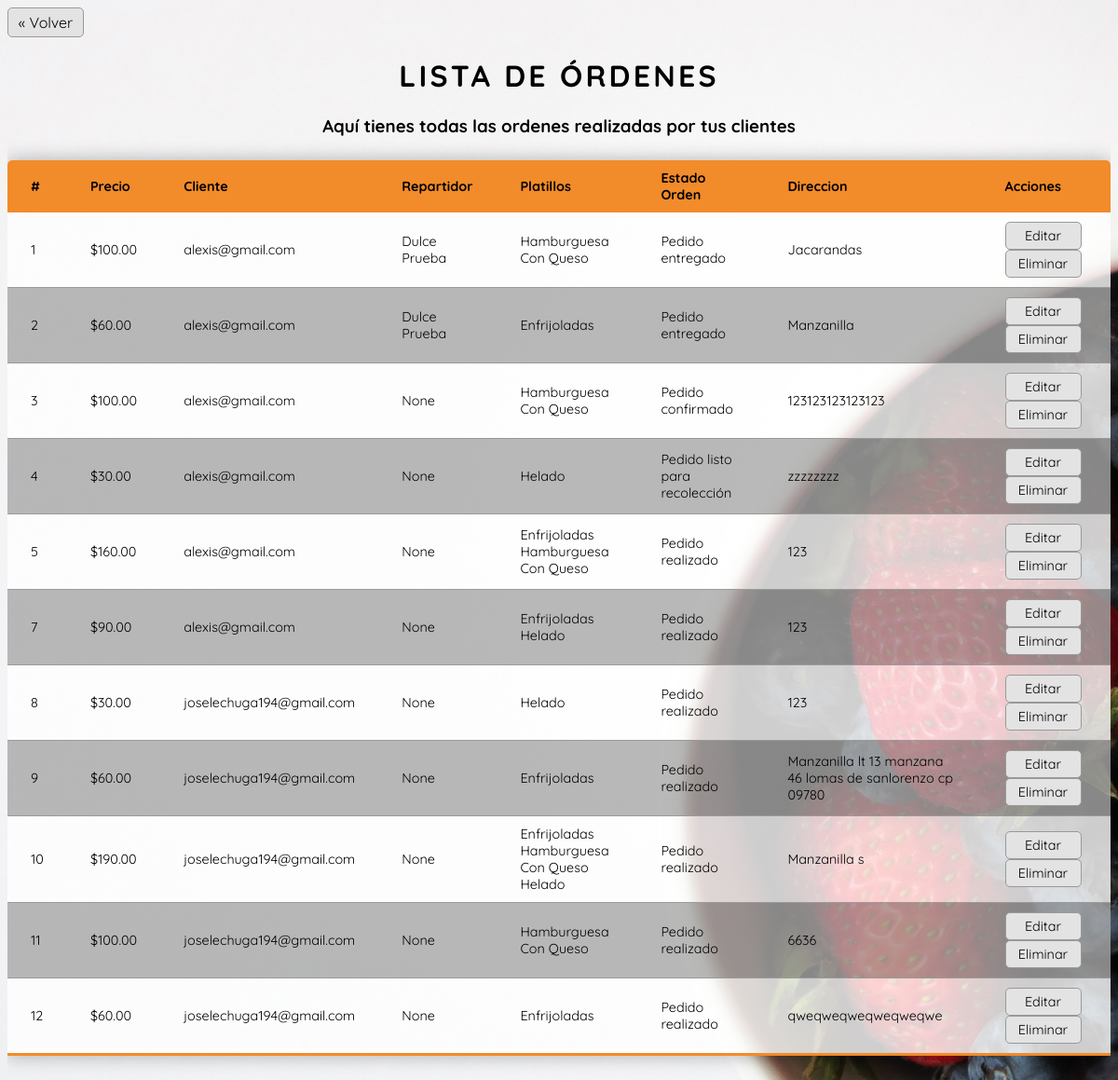
Page /administrador/lista-ordenes/ (signed in) on the earlier database version.
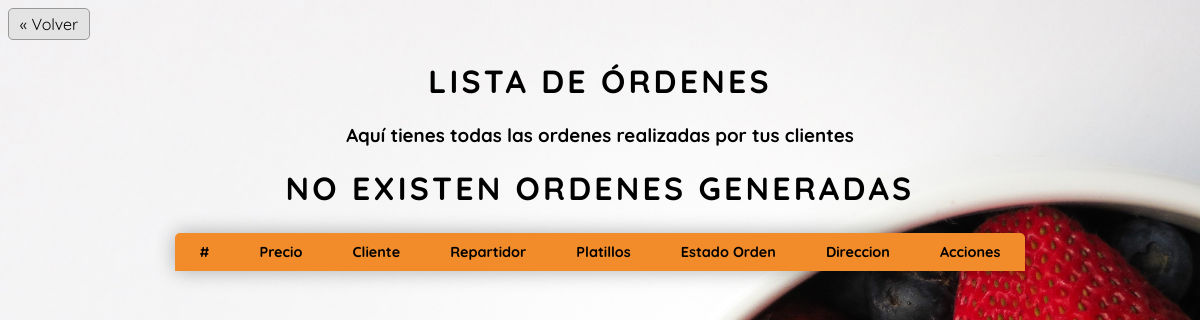
Same page on the later database version.
### administrador/models.py (models this page shows)
class Orden(models.Model):
	id_orden = models.AutoField(primary_key=True)
	precio_orden = models.IntegerField(null=False, default = 0)
	id_cliente_orden = models.ForeignKey('cliente.Cliente', on_delete=models.SET_DEFAULT, default=0)
	id_repartidor_orden = models.ForeignKey('repartidor.Repartidor',on_delete= models.SET_NULL, blank =True,  null=True)
	id_platillo_orden  = models.ManyToManyField('platillo.Platillo', null=True)
	id_estado_orden =    models.ForeignKey('EstadoOrden',  on_delete=models.SET_DEFAULT, default=0)
	direccion_entrega_orden  = models.ForeignKey('cliente.Direccion', null=True, on_delete=models.CASCADE)
	class Meta:
		db_table = 'orden'
		verbose_name_plural = "Ordenes"

class EstadoOrden(models.Model):
	id_estado = models.IntegerField(primary_key=True)
	descripcion_estado = models.CharField(max_length=30)
	class Meta:
		db_table = 'estado_orden'
		verbose_name_plural = "EstadosOrden"
	def __str__(self):
		return '{}'.format(self.descripcion_estado)

### cliente/models.py (models this page shows)
class Cliente(models.Model):
    user_cliente = models.OneToOneField(
        User, on_delete=models.CASCADE, unique=True)
    id_cliente = models.AutoField(primary_key=True, db_column='id_cliente')
    nombre_cliente = models.CharField(max_length=64)
    apellido_pa_cliente = models.CharField(max_length=100)
    apellido_ma_cliente = models.CharField(max_length=100)
    telefono_cliente = models.CharField(max_length=10)
    def __str__(self):
        return str(self.user_cliente)
    class Meta:
        db_table = 'cliente'
        verbose_name_plural = "Clientes"

class Direccion(models.Model):
    id_direccion = models.AutoField(primary_key=True)
    id_cliente = models.ForeignKey(Cliente, models.DO_NOTHING)
    descripcion_direccion = models.CharField(max_length=200)
    class Meta:
        db_table = 'direccion'
        verbose_name_plural = "Direcciones"
        unique_together = (('id_cliente', 'descripcion_direccion'))
    def __str__(self):
        return '{}'.format(self.descripcion_direccion)

### repartidor/models.py (models this page shows)
class Repartidor(models.Model):
	user = models.OneToOneField(User, on_delete=models.CASCADE, unique=True)
	id_repatidor = models.AutoField(primary_key=True, db_column='id_repatidor')
	nombre_repartidor = models.CharField(max_length=64)
	apellido_paterno_repartidor = models.CharField(max_length=100)
	apellido_materno_repartidor = models.CharField(max_length=100)
	def __str__(self):
		return self.nombre_repartidor + " " + self.apellido_paterno_repartidor
	class Meta:
		db_table = 'repartidor'
		verbose_name_plural = "Repartidores"

### platillo/models.py (models this page shows, shortened)
class Platillo(models.Model):
    id = models.AutoField(primary_key=True)
    nombre = models.CharField(max_length=200, unique=True)
    descripcion = models.CharField(max_length=500, null=True)
    precio = models.FloatField(null=False, default=0)
    imagen = models.ImageField(null=True, upload_to=directorio_imagen)
    categoria = models.ForeignKey(
        'categoria.Categoria', on_delete=models.CASCADE)
    def __str__(self):
        return self.nombre
    class Meta:
        db_table = 'platillo'
        verbose_name_plural = "Platillos"

### administrador/views.py (the view)
    def _inner(request, *args, **kwargs):
        if not request.user.is_superuser:
            raise PermissionDenied
        return function(request, *args, **kwargs)

### administrador/views.py (called while the page is built)
def superuser_only(function):
    def _inner(request, *args, **kwargs):
        if not request.user.is_superuser:
            raise PermissionDenied
        return function(request, *args, **kwargs)
    return _inner

@login_required
@superuser_only
def lista_ordenes(request):
    ordenes = Orden.objects.all().order_by('id_orden')
    contexto = {'ordenes': ordenes}
    return render(request, 'administrador/lista_ordenes.html', contexto)

### templates/administrador/lista_ordenes.html (shortened to what this page needs)
{% load static %}
<!DOCTYPE html>
<html>
<head>
	<link rel="stylesheet" href="{% static 'css/ordenes/tabla_ordenes.css' %}">
	<link rel="stylesheet" href="{% static 'css/ordenes/ordenes_admin.css' %}">
</head>
<body>
    <div class="boton">
        <a id="boton-volver" href="{% url 'administrador:IndexAdministrador' %}">&laquo; Volver</a>
    </div>
    <div class="contenedor">
        <h1 id="bienvenida">Lista de órdenes</h1>
        <h3>Aquí tienes todas las ordenes realizadas por tus clientes</h3>
        <table class="content-table">
        	<thead>
        		<tr>
        			<td>#</td>
        			<td>Precio</td>
        			<td>Cliente</td>
        			<td>Repartidor</td>
        			<td>Platillos</td>
        			<td>Estado Orden</td>
        			<td>Direccion</td>
        			<td>Acciones</td>
        		</tr>
        	</thead>
        	<tbody>
        		{% if ordenes %}
        		{% for orden in ordenes%}
        		<tr>
        			<td>{{orden.id_orden}}</td>
        			<td>${{orden.precio_orden}}.00</td>
        			<td>{{orden.id_cliente_orden}}</td>
        			<td>{{orden.id_repartidor_orden}}</td>
        			<td>
        			{% for platillo in orden.id_platillo_orden.all %}
        				{{platillo}}
                        <br>
        			{% endfor %}
        			</td>
        			<td>{{orden.id_estado_orden}}</td>
        			<td>{{orden.direccion_entrega_orden}}</td>
        			<td>
        				<a class="boton-admin" id="editar" href="{% url 'administrador:editar_orden' orden.id_orden %}">Editar</a>
        				<a class="boton-admin" id="eliminar" href="{% url 'administrador:eliminar_orden' orden.id_orden %}">Eliminar</a>
        			</td>
        		</tr>
        		{% endfor %}
        		{% else %}
        		<h1 align="center">No existen ordenes generadas</h1>
        		{% endif %}
        	</tbody>
        </table>
    </div>
</body>
</html>

Differences in the rows shown:
removed Orden: id_orden "1", precio_orden "100", id_cliente_orden "alexis@gmail.com", id_repartidor_orden "Dulce Prueba", id_estado_orden "Pedido entregado", direccion_entrega_orden "Jacarandas"
removed Platillo: nombre "Hamburguesa Con Queso"
removed Orden: id_orden "2", precio_orden "60", id_cliente_orden "alexis@gmail.com", id_repartidor_orden "Dulce Prueba", id_estado_orden "Pedido entregado", direccion_entrega_orden "Manzanilla"
removed Platillo: nombre "Enfrijoladas"
removed Orden: id_orden "3", precio_orden "100", id_cliente_orden "alexis@gmail.com", id_repartidor_orden "None", id_estado_orden "Pedido confirmado", direccion_entrega_orden "123123123123123"
removed Orden: id_orden "4", precio_orden "30", id_cliente_orden "alexis@gmail.com", id_repartidor_orden "None", id_estado_orden "Pedido listo para recolección", direccion_entrega_orden "zzzzzzzz"
removed Platillo: nombre "Helado"
removed Orden: id_orden "5", precio_orden "160", id_cliente_orden "alexis@gmail.com", id_repartidor_orden "None", id_estado_orden "Pedido realizado", direccion_entrega_orden "123"
removed Orden: id_orden "7", precio_orden "90", id_cliente_orden "alexis@gmail.com", id_repartidor_orden "None", id_estado_orden "Pedido realizado", direccion_entrega_orden "123"
removed Orden: id_orden "8", precio_orden "30", id_cliente_orden "joselechuga194@gmail.com", id_repartidor_orden "None", id_estado_orden "Pedido realizado", direccion_entrega_orden "123"
removed Orden: id_orden "9", precio_orden "60", id_cliente_orden "joselechuga194@gmail.com", id_repartidor_orden "None", id_estado_orden "Pedido realizado", direccion_entrega_orden "Manzanilla lt 13 manzana 46 lomas de sanlorenzo cp 09780"
removed Orden: id_orden "10", precio_orden "190", id_cliente_orden "joselechuga194@gmail.com", id_repartidor_orden "None", id_estado_orden "Pedido realizado", direccion_entrega_orden "Manzanilla s"
removed Orden: id_orden "11", precio_orden "100", id_cliente_orden "joselechuga194@gmail.com", id_repartidor_orden "None", id_estado_orden "Pedido realizado", direccion_entrega_orden "6636"
removed Orden: id_orden "12", precio_orden "60", id_cliente_orden "joselechuga194@gmail.com", id_repartidor_orden "None", id_estado_orden "Pedido realizado", direccion_entrega_orden "qweqweqweqweqweqwe"
Other differences:
text now shown: "NO EXISTEN ORDENES GENERADAS"
